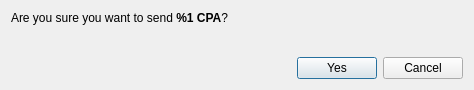
<?xml version="1.0" encoding="UTF-8"?>
<ui version="4.0">
 <class>ConfirmSendDialog</class>
 <widget class="QDialog" name="ConfirmSendDialog">
  <property name="windowModality">
   <enum>Qt::ApplicationModal</enum>
  </property>
  <property name="geometry">
   <rect>
    <x>0</x>
    <y>0</y>
    <width>474</width>
    <height>90</height>
   </rect>
  </property>
  <property name="windowTitle">
   <string>Confirm sending %1 CPA</string>
  </property>
  <layout class="QVBoxLayout" name="verticalLayout">
   <item>
    <layout class="QVBoxLayout" name="verticalLayout_2">
     <item>
      <widget class="QLabel" name="m_confirmLabel">
       <property name="text">
        <string>&lt;html&gt;&lt;head/&gt;&lt;body&gt;&lt;p&gt;Are you sure you want to send &lt;strong&gt;%1 CPA&lt;/strong&gt;?&lt;/p&gt;&lt;/body&gt;&lt;/html&gt;</string>
       </property>
       <property name="textFormat">
        <enum>Qt::RichText</enum>
       </property>
      </widget>
     </item>
     <item>
      <widget class="QLabel" name="m_paymentIdLabel">
       <property name="text">
        <string/>
       </property>
       <property name="textFormat">
        <enum>Qt::RichText</enum>
       </property>
      </widget>
     </item>
    </layout>
   </item>
   <item>
    <spacer name="verticalSpacer">
     <property name="orientation">
      <enum>Qt::Vertical</enum>
     </property>
     <property name="sizeHint" stdset="0">
      <size>
       <width>20</width>
       <height>40</height>
      </size>
     </property>
    </spacer>
   </item>
   <item>
    <layout class="QHBoxLayout" name="horizontalLayout_2">
     <item>
      <spacer name="horizontalSpacer">
       <property name="orientation">
        <enum>Qt::Horizontal</enum>
       </property>
       <property name="sizeHint" stdset="0">
        <size>
         <width>40</width>
         <height>20</height>
        </size>
       </property>
      </spacer>
     </item>
     <item>
      <widget class="QPushButton" name="m_okButton">
       <property name="text">
        <string>Yes</string>
       </property>
       <property name="icon">
        <iconset resource="../../resources.qrc">
         <normaloff>:/icons/transaction</normaloff>:/icons/transaction</iconset>
       </property>
      </widget>
     </item>
     <item>
      <widget class="QPushButton" name="m_cancelButton">
       <property name="text">
        <string>Cancel</string>
       </property>
       <property name="icon">
        <iconset resource="../../resources.qrc">
         <normaloff>:/icons/cancel</normaloff>:/icons/cancel</iconset>
       </property>
      </widget>
     </item>
    </layout>
   </item>
  </layout>
 </widget>
 <resources>
  <include location="../../resources.qrc"/>
 </resources>
 <connections>
  <connection>
   <sender>m_okButton</sender>
   <signal>clicked()</signal>
   <receiver>ConfirmSendDialog</receiver>
   <slot>accept()</slot>
   <hints>
    <hint type="sourcelabel">
     <x>500</x>
     <y>62</y>
    </hint>
    <hint type="destinationlabel">
     <x>276</x>
     <y>44</y>
    </hint>
   </hints>
  </connection>
  <connection>
   <sender>m_cancelButton</sender>
   <signal>clicked()</signal>
   <receiver>ConfirmSendDialog</receiver>
   <slot>reject()</slot>
   <hints>
    <hint type="sourcelabel">
     <x>417</x>
     <y>62</y>
    </hint>
    <hint type="destinationlabel">
     <x>276</x>
     <y>44</y>
    </hint>
   </hints>
  </connection>
 </connections>
</ui>
